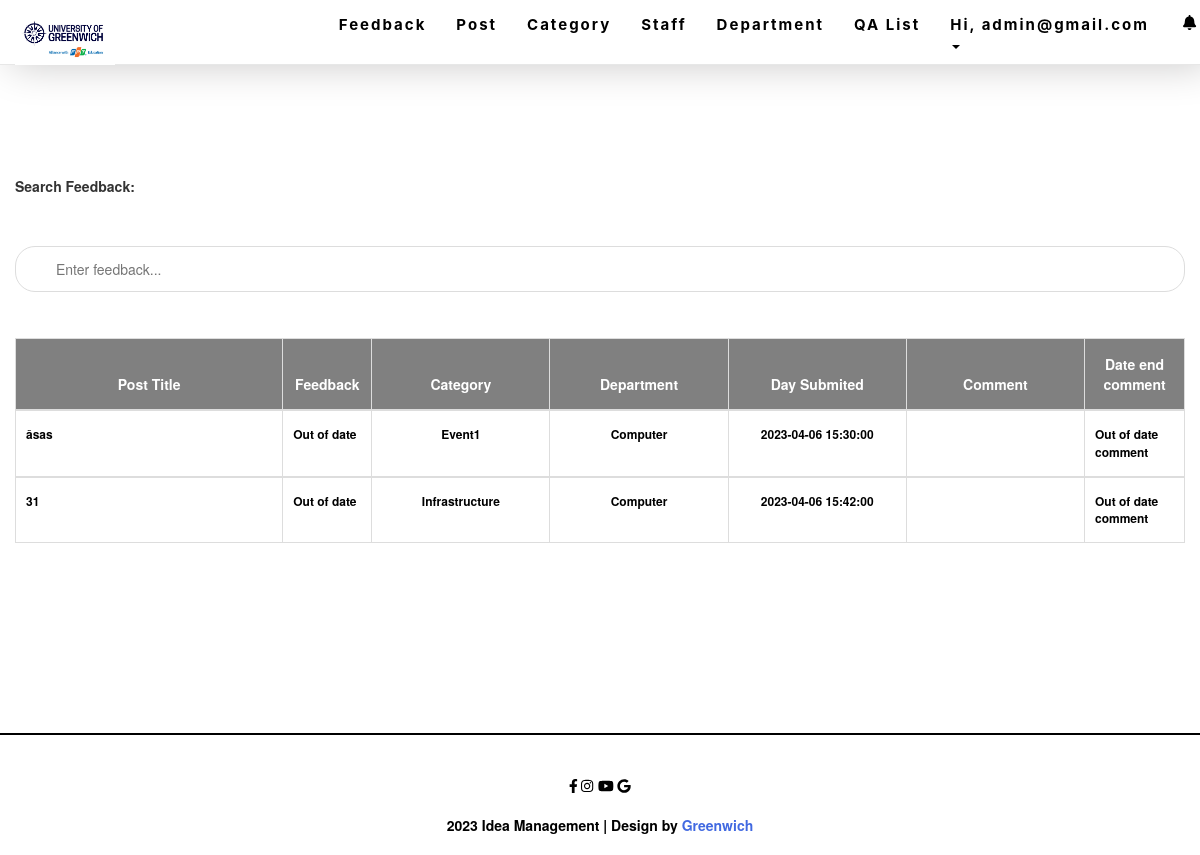
/index.php (signed in), run on an earlier commit of the app's database.
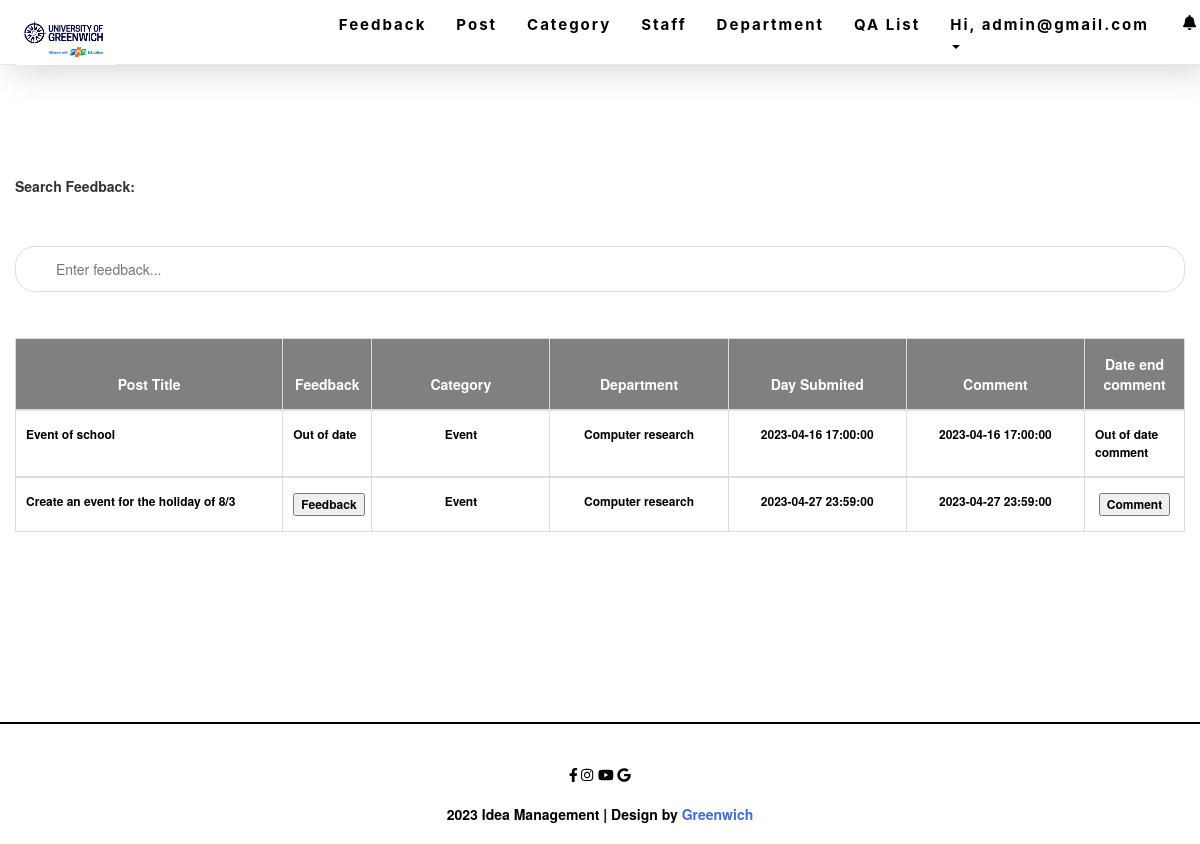
And on a later commit of the database.
### tables this page shows
CREATE TABLE `post` (
  `post_Id` int(11) NOT NULL,
  `title` varchar(255) NOT NULL,
  `category_Id` int(11) NOT NULL,
  `department_Id` int(11) NOT NULL,
  `date_create` timestamp NOT NULL DEFAULT current_timestamp() ON UPDATE current_timestamp(),
  `date_ending` datetime NOT NULL,
  `date_end_read` datetime NOT NULL,
  `content` text NOT NULL,
  `account_Id` int(11) NOT NULL,
  `active` int(11) NOT NULL
);

CREATE TABLE `category` (
  `category_Id` int(11) NOT NULL,
  `categoryName` varchar(255) NOT NULL
);

CREATE TABLE `department` (
  `department_Id` int(11) NOT NULL,
  `departmentName` varchar(255) NOT NULL
);

### index.php (the view, shortened to what this page needs)
<?php include_once "header.php" ?>
<div class="container-fluid al">
  <br />
  <p class="timkiemnhanvien"><b>Search Feedback:</b></p>
  <br /><br />
  <input type="text" id="myInput" onkeyup="myFunction()" placeholder="Enter feedback..." />
    <div class="table-title">
    </div>
  <table class="table table-bordered" id="myTable">
    <thead>
      <tr class="ex">
        <th width="30%"style="background-color:gray">Post Title</th>
        <th width="10%" style="background-color:gray">Feedback</th>
        <th width="20%" style="background-color:gray">Category</th>
        <th width="20%" style="background-color:gray">Department</th>
        <th width="20%" style="background-color:gray">Day Submited</th>
        <th width="20%" style="background-color:gray">Comment</th>
        <th width="10%" style="background-color:gray">Date end comment</th>
      </tr>
    </thead>
    <?php
    include_once("config.php");
    if (isset($_SESSION["username"])) {
      $us = $_SESSION["username"];
      $sqlString = "SELECT * from account where email= '$us'";
      $result = mysqli_query($conn, $sqlString);
      $row2 = mysqli_fetch_array($result);
      $department = $row2["department_Id"];
    }
    if ($row2["role"] == 1) {
      $sql = "SELECT tp.*, tc.categoryName, td.departmentName
              FROM post tp, category tc, department td
              WHERE tp.category_Id = tc.category_Id
                AND tp.department_Id = td.department_Id";
    } else {
      $sql = "SELECT tp.*, tc.categoryName, td.departmentName
            FROM post tp, category tc, department td
            WHERE tp.category_Id = tc.category_Id
              AND tp.department_Id = td.department_Id
              AND tp.department_Id = '$department'";
    }
    $result = mysqli_query($conn, $sql);
    while ($row = mysqli_fetch_array($result)) {
    ?>
      <tbody>
        <tr>
          <td><?php echo $row["title"] ?></td>
          <td>
          <?php
$timestamp = time() + 7 * 60 * 60;
if (strtotime($row["date_ending"]) >= $timestamp) {
?>
  <button style="margin-left: auto; margin-right: auto; display: block" onclick="window.location.href='feedback.php?id=<?php echo $row['post_Id']; ?>'">
    Feedback
  </button>
<?php
} else {
  echo "Out of date";
}
?>
          </td>
          <td style="text-align: center"><?php echo $row["categoryName"] ?></td>
          <td style="text-align: center"><?php echo $row["departmentName"] ?></td>
          <td style="text-align: center"><?php echo $row["date_ending"] ?></td>
          <td style="text-align: center"><?php echo $row["date_end_read"] ?></td>
          <td>
          <?php
$timestamp = time() + 7 * 60 * 60;
if (strtotime($row["date_end_read"]) >= $timestamp) {
?>
  <button style="margin-left: auto; margin-right: auto; display: block" onclick="window.location.href='listfeedback.php?id=<?php echo $row['post_Id']; ?>'">
    Comment
  <?php
} else {
  echo "Out of date comment";
}
  ?>
</td>
        </tr>
      <?php
    }
      ?>
      </tbody>
  </table>
  <?php include_once "footer.php" ?>

### header.php (shortened to what this page needs)
<?php if (isset($_SESSION['success'])) : ?>
  <div class="error success">
    <h3>
    </h3>
  </div>
<?php endif ?>
<!DOCTYPE html>
<html lang="en">
<head>
  <link href="https://stackpath.bootstrapcdn.com/font-awesome/4.7.0/css/font-awesome.min.css" rel="stylesheet" />
  <link rel="stylesheet" href="https://use.fontawesome.com/releases/v5.8.2/css/all.css" />
  <link rel="stylesheet" href="css/style.css" />
  <link rel="stylesheet" href="https://maxcdn.bootstrapcdn.com/bootstrap/3.4.0/css/bootstrap.min.css" />
  <link rel="stylesheet" href="https://cdnjs.cloudflare.com/ajax/libs/bootstrap-sweetalert/1.0.1/sweetalert.min.css" />
  <link rel="stylesheet" href="https://maxcdn.bootstrapcdn.com/font-awesome/4.7.0/css/font-awesome.min.css" />
</head>
<body onload="time()">
  <?php
  if (isset($_SESSION['admin']) && $_SESSION['admin'] == 1) { ?>
    <nav class="navbar navbar-default navbar-fixed-top">
      <div class="container-fluid">
        <div class="navbar-header">
          <a class="navbar-brand" href="index.php"><img src="images/FGW_logo_d.jpg" alt="#" style="width:100px;height:50px;"></i></a>
        </div>
        <div class="collapse navbar-collapse" id="myNavbar">
          <ul class="nav navbar-nav navbar-right">
            <li class="">
              <a href="index.php" data-toggle="tooltip" data-placement="bottom" title="Feedback">Feedback</a>
            </li>
            <li>
              <a href="listpost.php" data-toggle="tooltip" data-placement="bottom" title="Post">Post</a>
            </li>
            <li>
              <a href="categorylist.php" data-toggle="tooltip" data-placement="bottom" title="Category">Category</a>
            </li>
            <li>
              <a href="stafflist.php" data-toggle="tooltip" data-placement="bottom" title="Staff">Staff</a>
            </li>
            <li>
            <a href="department.php" data-toggle="tooltip" data-placement="bottom" title="Staff">Department</a>
            </li>
            <li>
            <a href="departmentlist.php" data-toggle="tooltip" data-placement="bottom" title="Staff">QA List</a>
            </li>
            <li>
              <a href="#" data-toggle="tooltip" data-placement="bottom"><b>
                  <p>Hi, <strong><?php echo $_SESSION['username']; ?></strong></p>
                </b>
                <span class="caret"></span>
              </a>
            </li>
            <li><?php include_once('notifications.php'); ?></li>
          </ul>
        </div>
      </div>
    </nav>
  <?php } ?>
</body>
</html>

### notifications.php (shortened to what this page needs)
<?php
include("config.php");
?>
<head>
    <link rel="stylesheet" href="https://cdnjs.cloudflare.com/ajax/libs/font-awesome/4.7.0/css/font-awesome.min.css">
    <link rel="stylesheet" type="text/css" href="assets/css/bootstrap.min.css" />
</head>
<?php
if (isset($_SESSION["username"])) {
    $us = $_SESSION["username"];
    $sqlString = "SELECT * FROM account WHERE email = '$us'";
    $result = mysqli_query($conn, $sqlString);
    $row2 = mysqli_fetch_array($result);
    $department_id = $row2["department_Id"];
}
$find_notifications = "SELECT c.*, a.fullname FROM comment c JOIN account a ON c.account_Id = a.account_Id WHERE a.department_Id = $department_id AND active = 1" ;
$result = mysqli_query($conn, $find_notifications);
$find_post = "SELECT p.*, a.fullname  FROM post p JOIN account a ON p.account_Id = a.account_Id WHERE a.department_Id = $department_id AND active = 1";
$result1 = mysqli_query($conn, $find_post);
$count = $count_active = mysqli_num_rows($result) + $count_active1 = mysqli_num_rows($result1);
?>
<div class="container-fluid">
    <ul class="nav navbar-nav navbar-right">
        <li><i class="fa fa-bell" id="over" data-value="<?php echo $count; ?>" style="z-index:-99 !important;font-size:15px;color:black;margin:1.5rem 0.4rem !important;"></i></li>
    </ul>
</div>

### footer.php (shortened to what this page needs)
  </div>
  <hr class="hr1" />
  <div class="container-fluid end">
    <div class="row text-center">
      <div class="col-lg-12 link">
        <i class="fab fa-facebook-f"></i>
        <i class="fab fa-instagram"></i>
        <i class="fab fa-youtube"></i>
        <i class="fab fa-google"></i>
      </div>
      <div class="col-lg-12">
        2023 Idea Management | Design by
        <a href="#">Greenwich</a>
      </div>
    </div>
  </div>
</body>
</html>

### css/style.css (style rules this page uses)
body { padding: 0; margin: 0; color: blue; font-family: Montserrat-Bold; z-index: 9999; }
.navbar { margin-bottom: 0; background-color: rgb(255, 255, 255) !important; border: 0; font-size: 13px; letter-spacing: 2px; font-weight: 400; text-align: center; z-index: 999; box-shadow: 10px 0px 40px rgb(201, 200, 200); }
.navbar li a, .navbar .navbar-brand { color: #000000 !important; padding-left:15px; font-family: -apple-system, BlinkMacSystemFont, 'Segoe UI', Roboto, Oxygen, Ubuntu, Cantarell, 'Open Sans', 'Helvetica Neue', sans-serif; }
.navbar-brand { font-weight: 700 !important; }
ul { padding: 0; list-style: none; }
ul li { display: inline-block; position: relative; line-height: 21px; text-align: left; }
ul li a { display: block; padding: 8px 35px; color: #333333; text-decoration: none; font-weight: 700; font-family: Arial, sans-serif; font-size: 15px; }
.al { padding-top: 100px !important; padding-bottom: 150px; }
thead tr th { color: rgb(255, 255, 255); font-size: 14px; font-weight: 600; background: #006bcf; text-align: center !important; }
tbody tr td { text-align: left; color: black; font-weight: 600; }
#myInput { background-image: url('/css/searchicon.png'); background-position: 10px 10px; background-repeat: no-repeat; width: 100%; font-size: 14px; padding: 12px 20px 12px 40px; border: 1px solid #ddd; margin-bottom: 12px; border-radius: 20px; outline: none !important; }
#myTable { border-collapse: collapse; width: 100%; border: 1px solid #ddd; font-size: 12px; padding: 0px !important; }
#myTable th, #myTable td { text-align: left; padding: 10px; padding-bottom: 15px; padding-top: 15px; }
#myTable tr { border-bottom: 1px solid #ddd; }
.end { color: rgb(0, 0, 0); padding-bottom: 20px; padding-top: 20px; font-weight: 600; }
.col-lg-12 a { color: royalblue; }
.hr1 { border: 1px solid black; }
.link { padding-bottom: 20px; }
.table-title { padding-bottom: 10px; margin: 0 0 10px; }
table.table { table-layout: fixed; }
table.table tr th, table.table tr td { border-color: #e9e9e9; }
table.table th:last-child { width: 100px; }

What changed in the data, as far as the page shows it:
removed post: title "âsas", shows "Out of date", category_Id.categoryName "Event1", department_Id.departmentName "Computer", date_ending "2023-04-06 15:30:00", shows "Out of date comment"
removed post: title "31", shows "Out of date", category_Id.categoryName "Infrastructure", department_Id.departmentName "Computer", date_ending "2023-04-06 15:42:00", shows "Out of date comment"
added post: title "Event of school", shows "Out of date", category_Id.categoryName "Event", department_Id.departmentName "Computer research", date_ending "2023-04-16 17:00:00", date_end_read "2023-04-16 17:00:00", shows "Out of date comment"
added post: title "Create an event for the holiday of 8/3", category_Id.categoryName "Event", department_Id.departmentName "Computer research", date_ending "2023-04-27 23:59:00", date_end_read "2023-04-27 23:59:00"
